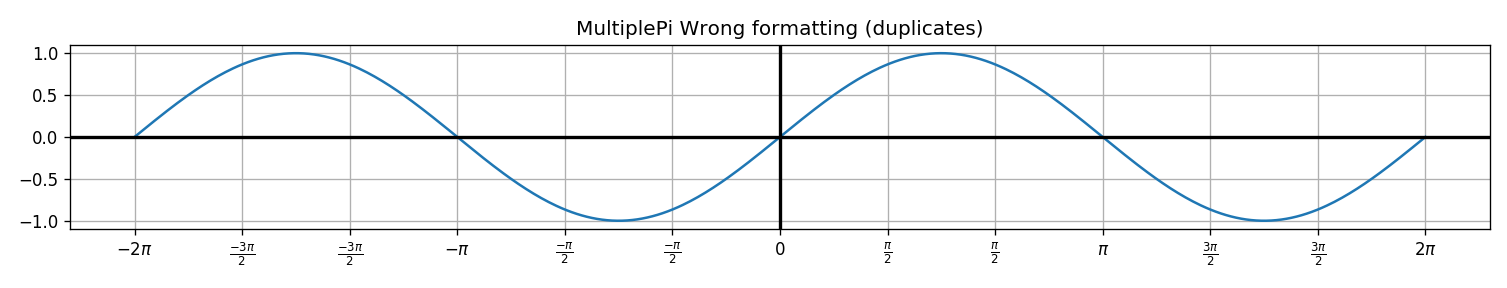

Reproduce this figure in Python.
"""Show a simple example of using MultiplePi."""
import math

import matplotlib.pyplot as plt
import numpy as np
from matplot_fmt_pi.ticker import MultiplePi
from matplotlib.ticker import MultipleLocator

fig = plt.figure(figsize=(4 * np.pi, 2.4))
axes = fig.add_subplot(111)
x = np.linspace(-2 * np.pi, 2 * np.pi, 512)
axes.plot(x, np.sin(x))

axes.grid(True)
axes.axhline(0, color='black', lw=2)
axes.axvline(0, color='black', lw=2)
axes.set_title("MultiplePi Wrong formatting (duplicates)")

# Expect pi/2
pi_manager = MultiplePi(denominator=2)

# Proper usage:
# loc = pi_manager.locator()


# Improper: give pi/3
loc = MultipleLocator(math.pi / 3)
axes.xaxis.set_major_locator(loc)
axes.xaxis.set_major_formatter(pi_manager.formatter())

plt.tight_layout()

plt.savefig("./wrong_graph.png", dpi=120)
